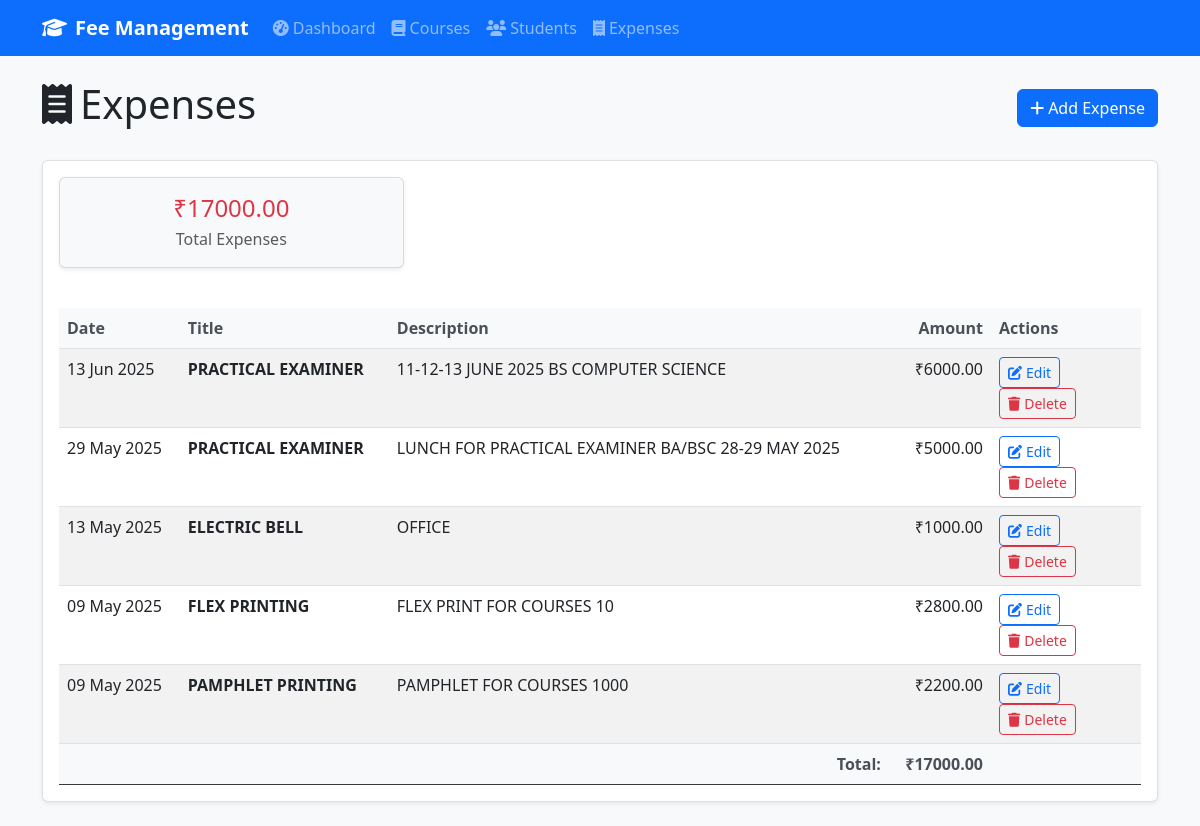
The page /expenses/ on the database its author committed.
### models.py (models this page shows, shortened)
class Expense(db.Model):
    id = db.Column(db.Integer, primary_key=True)
    title = db.Column(db.String(200), nullable=False)
    description = db.Column(db.Text)
    amount = db.Column(db.Float, nullable=False)
    expense_date = db.Column(db.Date, nullable=False, default=datetime.utcnow().date())
    created_at = db.Column(db.DateTime, default=datetime.utcnow)

### blueprints/expenses.py (the view)
@expenses_bp.route('/')
def list():
    expenses = Expense.query.order_by(Expense.expense_date.desc()).all()
    return render_template('expenses/list.html', expenses=expenses)

### templates/expenses/list.html (shortened to what this page needs)
{% extends "base.html" %}
{% block content %}
<div class="d-flex justify-content-between align-items-center mb-4">
    <h1>
        <i class="fas fa-receipt me-2"></i>Expenses
    </h1>
    <a href="{{ url_for('expenses.add') }}" class="btn btn-primary">
        <i class="fas fa-plus me-1"></i>Add Expense
    </a>
</div>
<div class="card">
    <div class="card-body">
        {% if expenses %}
            <div class="row mb-4">
                <div class="col-md-4">
                    <div class="card bg-light">
                        <div class="card-body text-center">
                            <h4 class="text-danger mb-1">₹{{ "%.2f"|format(expenses|sum(attribute='amount')) }}</h4>
                            <p class="text-muted mb-0">Total Expenses</p>
                        </div>
                    </div>
                </div>
            </div>
            <div class="table-responsive">
                <table class="table table-striped">
                    <thead>
                        <tr>
                            <th>Date</th>
                            <th>Title</th>
                            <th>Description</th>
                            <th class="text-end">Amount</th>
                            <th width="150">Actions</th>
                        </tr>
                    </thead>
                    <tbody>
                        {% for expense in expenses %}
                        <tr>
                            <td>{{ expense.expense_date.strftime('%d %b %Y') }}</td>
                            <td>
                                <strong>{{ expense.title }}</strong>
                            </td>
                            <td>{{ expense.description or '-' }}</td>
                            <td class="text-end">₹{{ "%.2f"|format(expense.amount) }}</td>
                            <td>
                                <a href="{{ url_for('expenses.edit', id=expense.id) }}" class="btn btn-sm btn-outline-primary">
                                    <i class="fas fa-edit me-1"></i>Edit
                                </a>
                                <form method="POST" action="{{ url_for('expenses.delete', id=expense.id) }}" class="d-inline" onsubmit="return confirm('Are you sure you want to delete this expense?')">
                                    <button type="submit" class="btn btn-sm btn-outline-danger">
                                        <i class="fas fa-trash me-1"></i>Delete
                                    </button>
                                </form>
                            </td>
                        </tr>
                        {% endfor %}
                    </tbody>
                    <tfoot>
                        <tr class="table-dark">
                            <th colspan="3" class="text-end">Total:</th>
                            <th class="text-end">₹{{ "%.2f"|format(expenses|sum(attribute='amount')) }}</th>
                            <th></th>
                        </tr>
                    </tfoot>
                </table>
            </div>
        {% endif %}
    </div>
</div>
{% endblock %}

### static/css/custom.css (style rules this page uses)
body { background-color: #f8f9fa; font-family: 'Segoe UI', Tahoma, Geneva, Verdana, sans-serif; }
.card { box-shadow: 0 0.125rem 0.25rem rgba(0, 0, 0, 0.075); border: 1px solid rgba(0, 0, 0, 0.125); margin-bottom: 1rem; }
.table { margin-bottom: 0; }
.table th { border-top: none; font-weight: 600; color: #495057; background-color: #f8f9fa; }
.btn { font-weight: 500; }
.btn-sm { font-size: 0.875rem; }
.text-danger { color: #dc3545 !important; }

### rows shown on the page
Expense: expense_date "13 Jun 2025", title "PRACTICAL EXAMINER", description "11-12-13 JUNE 2025 BS COMPUTER SCIENCE", amount "6000.00"
Expense: expense_date "29 May 2025", title "PRACTICAL EXAMINER", description "LUNCH FOR PRACTICAL EXAMINER BA/BSC 28-29 MAY 2025", amount "5000.00"
Expense: expense_date "13 May 2025", title "ELECTRIC BELL", description "OFFICE", amount "1000.00"
Expense: expense_date "09 May 2025", title "FLEX PRINTING", description "FLEX PRINT FOR COURSES 10", amount "2800.00"
Expense: expense_date "09 May 2025", title "PAMPHLET PRINTING", description "PAMPHLET FOR COURSES 1000", amount "2200.00"

### other values the page prints
{{ "%.2f"|format(expenses|sum(attribute='amount')) }} "17000.00"
